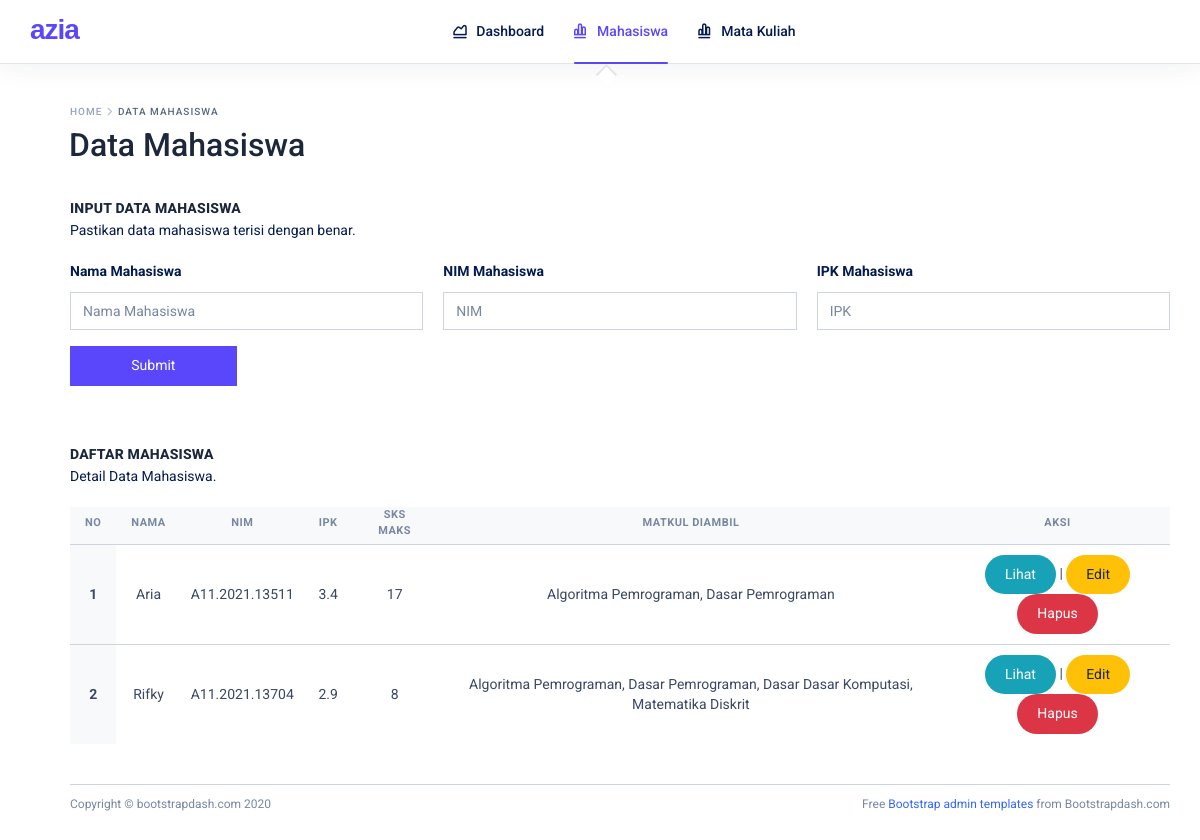
The page /index.php/krs/mahasiswa on the database its author committed.
### tables this page shows
CREATE TABLE `inputmhs` (
  `id` int NOT NULL,
  `namaMhs` varchar(255) NOT NULL,
  `nim` varchar(15) NOT NULL,
  `ipk` float NOT NULL,
  `sks` int NOT NULL,
  `matakuliah` text NOT NULL
);

### application/controllers/krs.php (called while the page is built, shortened)
<?php
class Krs extends CI_Controller {
    public function __construct(){
        $this->load->model('webmodel');
    }
    public function mahasiswa(){
        $data['mahasiswa'] = $this->webmodel->get_data('inputMhs');
        $this->load->view('mahasiswa',$data);
    }
}

### index.php (called while the page is built, shortened)
<?php
require_once BASEPATH.'core/CodeIgniter.php';

### application/models/webmodel.php (called while the page is built, shortened)
<?php
class Webmodel extends CI_Model{
    public function get_data($tabel){
        return $this->db->get($tabel)->result_array();
    }
}

### application/views/mahasiswa.php (the view, shortened to what this page needs)
<!DOCTYPE html>
<html lang="en">
<head>
    <link href="<?=base_url('assets/lib/fontawesome-free/css/all.min.css')?>" rel="stylesheet">
    <link href="<?=base_url('assets/lib/ionicons/css/ionicons.min.css')?>" rel="stylesheet">
    <link href="<?=base_url('assets/lib/typicons.font/typicons.css')?>" rel="stylesheet">
    <link href="<?=base_url('assets/lib/spectrum-colorpicker/spectrum.css')?>" rel="stylesheet">
    <link href="<?=base_url('assets/lib/select2/css/select2.min.css')?>" rel="stylesheet">
    <link href="<?=base_url('assets/lib/ion-rangeslider/css/ion.rangeSlider.css')?>" rel="stylesheet">
    <link href="<?=base_url('assets/lib/ion-rangeslider/css/ion.rangeSlider.skinFlat.css')?>" rel="stylesheet">
    <link href="<?=base_url('assets/lib/amazeui-datetimepicker/css/amazeui.datetimepicker.css')?>" rel="stylesheet">
    <link href="<?=base_url('assets/lib/jquery-simple-datetimepicker/jquery.simple-dtpicker.css')?>" rel="stylesheet">
    <link href="<?=base_url('assets/lib/pickerjs/picker.min.css')?>" rel="stylesheet">
    <link rel="stylesheet" href="<?=base_url('assets/css/azia.css')?>">
    <link href="https://cdn.jsdelivr.net/npm/sweetalert2@11.15.10/dist/sweetalert2.min.css" rel="stylesheet">
</head>
<body>
    <div class="az-header">
        <div class="container">
            <div class="az-header-left">
                <a href="<?=base_url('')?>" class="az-logo"><span></span> azia</a>
            </div>
            <div class="az-header-menu">
                <ul class="nav">
                    <li class="nav-item">
                        <a href="<?=base_url('')?>" class="nav-link"><i class="typcn typcn-chart-area-outline"></i>
                            Dashboard</a>
                    </li>
                    <li class="nav-item active show">
                        <a href="" class="nav-link"><i class="typcn typcn-chart-bar-outline"></i>Mahasiswa</a>
                    </li>
                    <li class="nav-item">
                        <a href="<?=base_url('krs/mata_kuliah')?>" class="nav-link"><i
                                class="typcn typcn-chart-bar-outline"></i>Mata
                            Kuliah</a>
                    </li>
                </ul>
            </div>
        </div>
    </div>
    <div class="az-content pd-y-20 pd-lg-y-30 pd-xl-y-40">
        <div class="container">
            <div class="az-content-body pd-lg-l-40 d-flex flex-column">
                <div class="az-content-breadcrumb">
                    <span>Home</span>
                    <span>Data Mahasiswa</span>
                </div>
                <h2 class="az-content-title">Data Mahasiswa</h2>
                <div class="az-content-label mg-b-5">Input Data Mahasiswa</div>
                <p class="mg-b-20">Pastikan data mahasiswa terisi dengan benar.</p>
                <div class="row row-sm">
                    <div class="col-lg-4">
                        <p class="mg-b-10"><strong>Nama Mahasiswa</strong></p>
                        <div class="input-group mb-3">
                            <input type="text" class="form-control" placeholder="Nama Mahasiswa"
                                aria-label="Nama Mahasiswa" name="nama" aria-describedby="basic-addon1">
                        </div>
                    </div>
                    <div class="col-lg-4">
                        <p class="mg-b-10"><strong>NIM Mahasiswa</strong></p>
                        <div class="input-group mb-3">
                            <input type="text" class="form-control" placeholder="NIM" aria-label="NIM" name="nim"
                                aria-describedby="basic-addon1">
                        </div>
                    </div>
                    <div class="col-lg-4">
                        <p class="mg-b-10"><strong>IPK Mahasiswa</strong></p>
                        <div class="input-group mb-3">
                            <input type="text" class="form-control" placeholder="IPK" aria-label="IPK" name="ipk"
                                aria-describedby="basic-addon1">
                        </div>
                    </div>
                    <div class="col-sm-4 col-md-2"><button class="btn btn-indigo btn-block btnSubmit">Submit</button>
                    </div>
                </div>
                <div class="az-content-label mg-b-5">Daftar Mahasiswa</div>
                <p class="mg-b-20">Detail Data Mahasiswa.</p>
                <div class="table-responsive">
                    <table class="table table-hover mg-b-0" id="data-table-basic">
                        <thead>
                            <tr>
                                <th>No</th>
                                <th>Nama</th>
                                <th>NIM</th>
                                <th>IPK</th>
                                <th>SKS Maks</th>
                                <th>Matkul Diambil</th>
                                <th>Aksi</th>
                            </tr>
                        </thead>
                        <tbody>
                            <?php $i=1; foreach($mahasiswa as $mhs){?>
                            <tr>
                                <th scope="row"><?=$i++;?></th>
                                <td><?=$mhs['namaMhs']?></td>
                                <td><?=$mhs['nim']?></td>
                                <td><?=$mhs['ipk']?></td>
                                <td><?=$mhs['sks']?></td>
                                <td><?=$mhs['matakuliah']?></td>
                                <td>
                                    <a href="<?=base_url('krs/halaman_download_krs/').$mhs['id']?>"><button
                                            class="btn btn-rounded btn-info">Lihat</button></a> |
                                    <a href="<?=base_url('krs/halaman_edit_mhs/').$mhs['id']?>"><button
                                            class="btn btn-rounded btn-warning">Edit</button></a>
                                    <button class="btn btn-rounded btn-danger btnDelete"
                                        data-id="<?=$mhs['id']?>">Hapus</button>
                                </td>
                            </tr>
                            <?php } ?>
                        </tbody>
                    </table>
                </div>
                <div class="ht-40"></div>
                <div class="az-footer mg-t-auto">
                    <div class="container">
                        <span class="text-muted d-block text-center text-sm-left d-sm-inline-block">Copyright ©
                            bootstrapdash.com 2020</span>
                        <span class="float-none float-sm-right d-block mt-1 mt-sm-0 text-center"> Free <a
                                href="https://www.bootstrapdash.com/bootstrap-admin-template/" target="_blank">Bootstrap
                                admin templates</a> from Bootstrapdash.com</span>
                    </div>
                </div>
            </div>
        </div>
    </div>
</body>
</html>

### application/views/mahasiswa.php (style rules this page uses)
#data-table-basic { width: 100%; border-collapse: collapse; }
#data-table-basic th, #data-table-basic td { text-align: center; vertical-align: middle; }
#data-table-basic th { background-color: #f8f9fa; font-weight: bold; }
#data-table-basic td { padding: 10px; }

### rows shown on the page
inputmhs: namaMhs "Aria", nim "A11.2021.13511", ipk "3.4", sks "17", matakuliah "Algoritma Pemrograman, Dasar Pemrograman"
inputmhs: namaMhs "Rifky", nim "A11.2021.13704", ipk "2.9", sks "8", matakuliah "Algoritma Pemrograman, Dasar Pemrograman, Dasar Dasar Komputasi, Matematika Diskrit"
